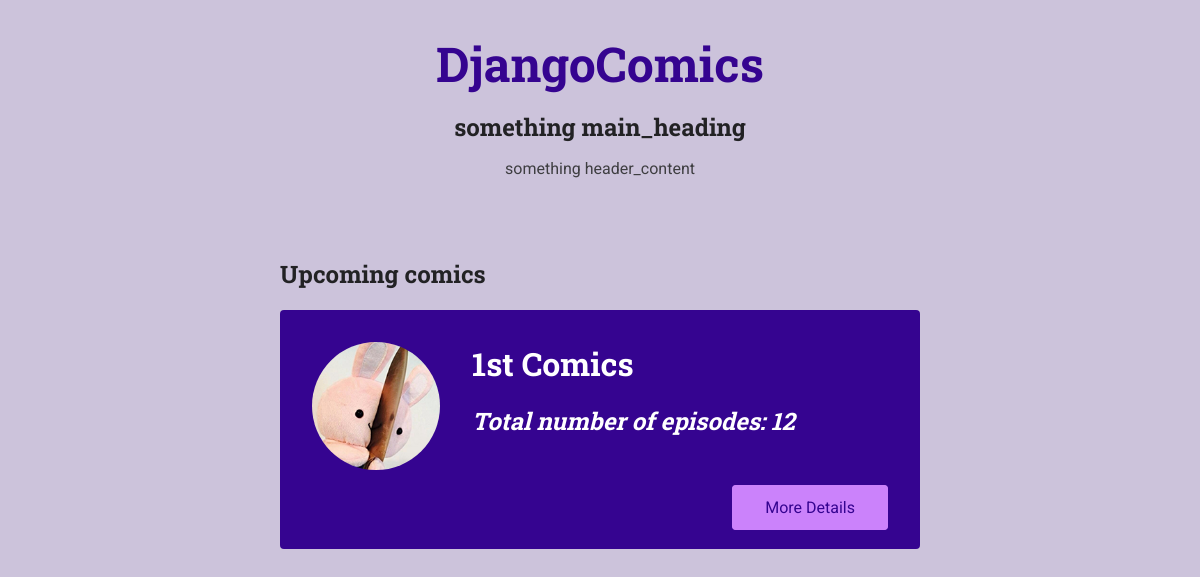
The page /comics/ on the database as committed earlier.
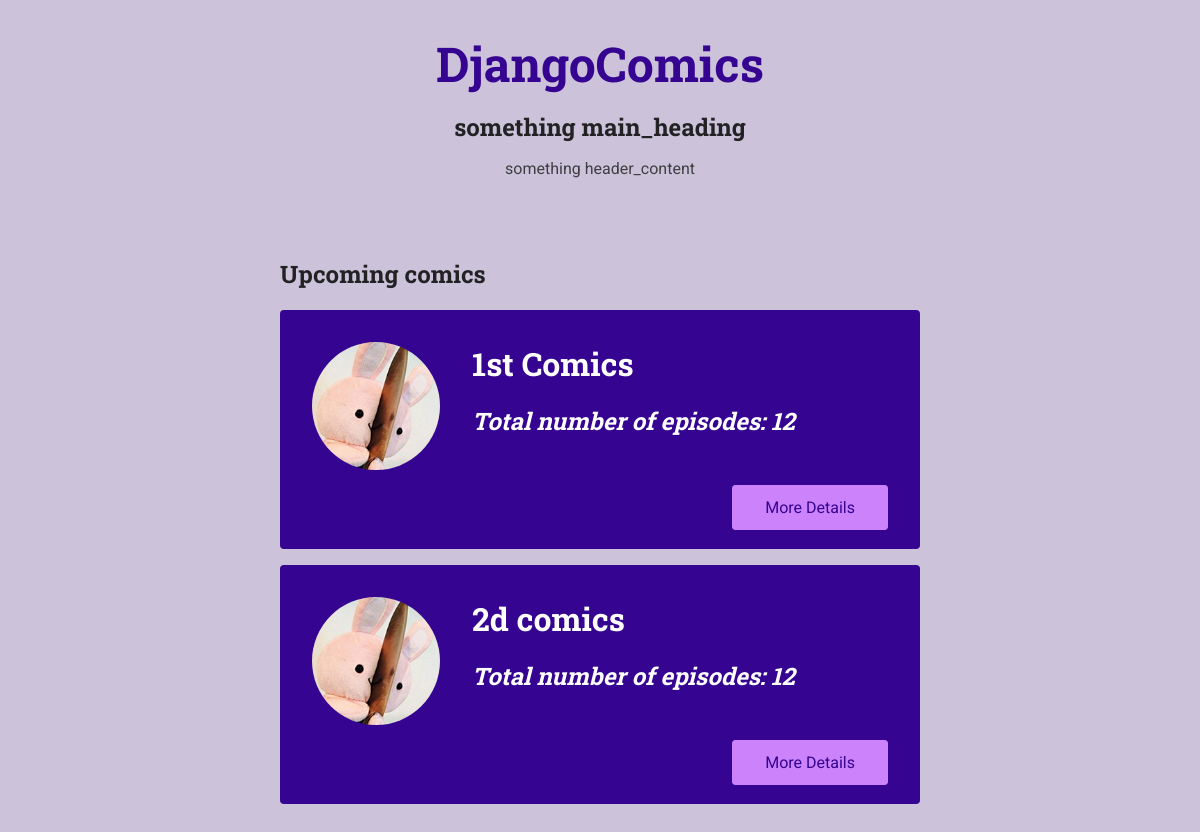
The same page on the database as committed later.
### comicapp/models.py (models this page shows, shortened)
class Comic(models.Model):
    title = models.CharField(max_length=255)
    slug = models.SlugField(unique=True)
    date = models.DateField()
    description = models.TextField()
    image = models.ImageField(upload_to='images')
    series = models.ForeignKey(ComicSeries, on_delete=models.CASCADE)
    subscribers = models.ManyToManyField(Available, blank=True, null=True)

### comicapp/views.py (the view)
# urls.py: path('', views.index, name='all-comics'),
def index(request):
    comics = Comic.objects.all()
    return render(request, 'comicapp/index.html',{'comics':comics})

### comicapp/templates/comicapp/index.html (shortened to what this page needs)
{% extends 'base/base.html' %}
{% load static %}
{% block site_css %}
    <link rel="stylesheet" href="{% static 'comicapp/styles/all-comics.css'%}">
{% endblock %}
{% block main_heading %}
something main_heading
{% endblock %}
{% block header_content %}
something header_content
{% endblock %}
{% block body %}
        <section>
            <h2>Upcoming comics</h2>
            <ol>
                {% for comics_item in comics %}
                    {% include 'includes/comics_item.html' with title=comics_item.title image=comics_item.image.url episodes='12' slug=comics_item.slug %}
                {% endfor %}
            </ol>
        </section>
{% endblock %}

### comicapp/templates/includes/comics_item.html
<li class="comics-item">
    <article>
        <div class="comics-summary">
            <div class="comics-image">
                <img src="{{ image }}" alt="{{ title }}">
            </div>
            <div class="comics-details">
                <h3>{{ title }}</h3>
                <h2> Total number of episodes: {{ episodes }}</h2>
            </div>
        </div>
        <div class="comics-actions">
            <a href="{% url 'comics-detail' slug %}" class="btn">More Details</a>
        </div>
    </article>
</li>

Rows that differ between the two databases and show on the page:
added Comic: title "2d comics", episodes "12"
